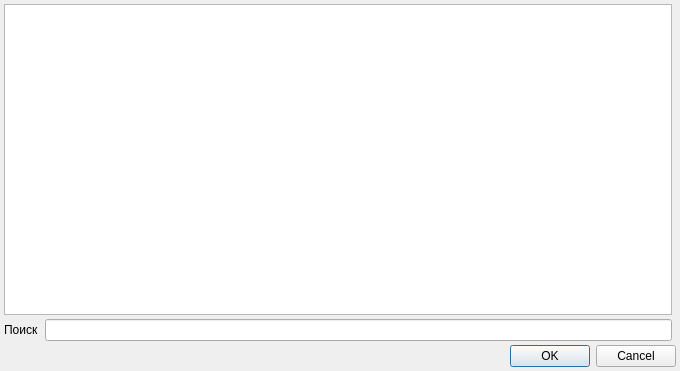
<?xml version="1.0" encoding="UTF-8"?>
<ui version="4.0">
 <class>AnatomicalLocalizationsComboBoxPopup</class>
 <widget class="QWidget" name="AnatomicalLocalizationsComboBoxPopup">
  <property name="geometry">
   <rect>
    <x>0</x>
    <y>0</y>
    <width>680</width>
    <height>371</height>
   </rect>
  </property>
  <property name="windowTitle">
   <string>Form</string>
  </property>
  <layout class="QGridLayout" name="gridLayout">
   <property name="leftMargin">
    <number>4</number>
   </property>
   <property name="topMargin">
    <number>4</number>
   </property>
   <property name="rightMargin">
    <number>4</number>
   </property>
   <property name="bottomMargin">
    <number>4</number>
   </property>
   <property name="spacing">
    <number>4</number>
   </property>
   <item row="8" column="0" colspan="2">
    <widget class="QDialogButtonBox" name="buttonBox">
     <property name="standardButtons">
      <set>QDialogButtonBox::Cancel|QDialogButtonBox::Ok</set>
     </property>
    </widget>
   </item>
   <item row="7" column="0">
    <layout class="QVBoxLayout" name="verticalLayout">
     <item>
      <widget class="QTreeView" name="tblAnatomicalLocalizations">
       <property name="selectionMode">
        <enum>QAbstractItemView::MultiSelection</enum>
       </property>
       <attribute name="headerVisible">
        <bool>false</bool>
       </attribute>
      </widget>
     </item>
     <item>
      <layout class="QHBoxLayout" name="horizontalLayout">
       <property name="spacing">
        <number>6</number>
       </property>
       <item>
        <widget class="QLabel" name="lblSearch">
         <property name="text">
          <string>Поиск</string>
         </property>
        </widget>
       </item>
       <item>
        <widget class="QLineEdit" name="edtFindWord"/>
       </item>
      </layout>
     </item>
    </layout>
   </item>
  </layout>
 </widget>
 <resources/>
 <connections/>
</ui>
